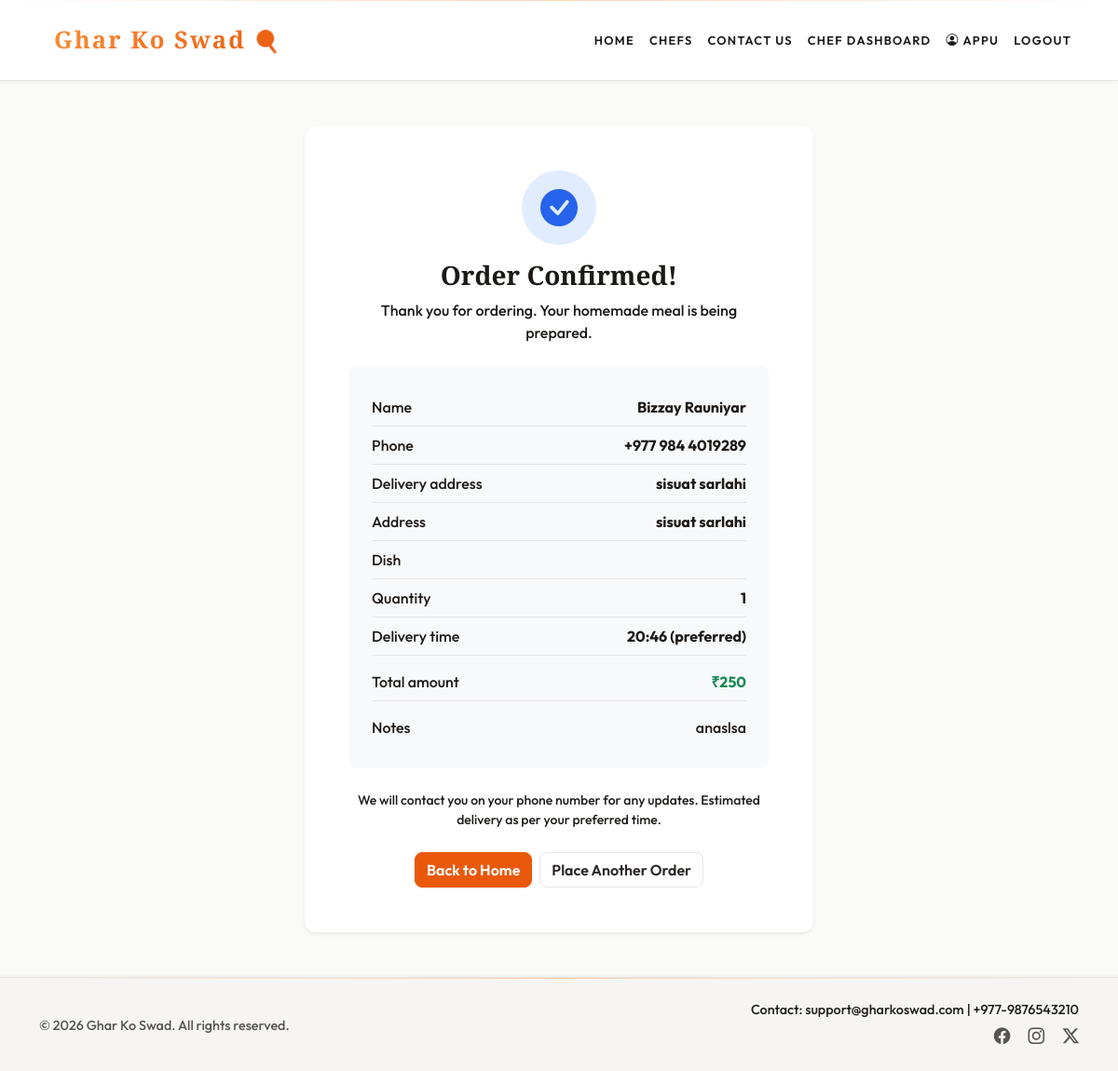
Page /order/confirmation/5/ (signed in) on the committed database.
### core/models.py (models this page shows, shortened)
class CustomUser(AbstractUser):
    USER_TYPE_CHOICES = (
        ('customer', 'Customer'),
        ('chef', 'Chef'),
    )
    username = None
    email = models.EmailField(unique=True)
    phone = models.CharField(max_length=15, blank=True)
    address = models.TextField(blank=True)
    user_type = models.CharField(max_length=10, choices=USER_TYPE_CHOICES, default='customer')
    speciality = models.CharField(max_length=200, blank=True, null=True)
    USERNAME_FIELD = 'email'
    REQUIRED_FIELDS = []
    objects = CustomUserManager()

class Order(models.Model):
    DISH_CHOICES = [
        ('thali', 'Homemade Thali'),
        ('momo', 'Steamed Momo Platter'),
        ('biryani', 'Veg Biryani'),
        ('soup', 'Comfort Veg Soup'),
    ]
    STATUS_CHOICES = [
        ('pending', 'Pending'),
        ('confirmed', 'Confirmed'),
        ('preparing', 'Preparing'),
        ('delivered', 'Delivered'),
        ('cancelled', 'Cancelled'),
    ]
    chef = models.ForeignKey(settings.AUTH_USER_MODEL, on_delete=models.CASCADE, related_name='orders_received', null=True, blank=True)
    customer = models.ForeignKey(settings.AUTH_USER_MODEL, on_delete=models.SET_NULL, null=True, blank=True, related_name='orders_placed')
    food_item = models.ForeignKey(FoodItem, on_delete=models.SET_NULL, null=True, blank=True, related_name='orders')
    name = models.CharField(max_length=200)
    phone = models.CharField(max_length=20)
    address = models.TextField()
    dish = models.CharField(max_length=20, choices=DISH_CHOICES, blank=True)
    quantity = models.PositiveIntegerField(default=1)
    total = models.CharField(max_length=50)
    delivery_time = models.CharField(max_length=100, blank=True)
    notes = models.TextField(blank=True)
    status = models.CharField(max_length=20, choices=STATUS_CHOICES, default='pending')
    created_at = models.DateTimeField(auto_now_add=True)
    class Meta:
        ordering = ['-created_at']

### core/views.py (the view)
# urls.py: path('order/confirmation/<int:order_id>/', views.order_confirmation, name='order_confirmation'),
def order_confirmation(request, order_id):
    order_obj = get_object_or_404(Order.objects.select_related('chef', 'food_item'), id=order_id)
    return render(request, 'core/order_confirmation.html', {'order': order_obj})

### core/context_processors.py (called while the page is built)
def user_profile(request):
    class ProfileRole:
        def __init__(self, role):
            self.role = role
    role = getattr(request.user, 'user_type', None) if request.user.is_authenticated else None
    return {'user_profile': ProfileRole(role) if role else None}

### templates/core/order_confirmation.html (shortened to what this page needs)
{% extends 'base.html' %}
{% load static %}
{% block content %}
<section class="py-5">
    <div class="container">
        <div class="row justify-content-center">
            <div class="col-lg-6">
                <div class="card shadow-sm border-0">
                    <div class="card-body p-4 p-md-5 text-center">
                        <div class="confirmation-icon"><i class="bi bi-check-circle-fill"></i></div>
                        <h1 class="h3 fw-bold mb-2">Order Confirmed!</h1>
                        <p class="text-muted mb-4">Thank you for ordering. Your homemade meal is being prepared.</p>
                        <div class="bg-light rounded-3 p-4 text-start mb-4">
                            <div class="order-summary-row"><span class="text-muted">Name</span><strong>{{ order.name }}</strong></div>
                            <div class="order-summary-row"><span class="text-muted">Phone</span><strong>{{ order.phone }}</strong></div>
                            <div class="order-summary-row"><span class="text-muted">Delivery address</span><strong class="text-end" style="max-width: 60%;">{{ order.address }}</strong></div>
                            {% if order.chef.address %}<div class="order-summary-row"><span class="text-muted">Address</span><strong class="text-end" style="max-width: 60%;">{{ order.chef.address }}</strong></div>{% endif %}
                            <div class="order-summary-row"><span class="text-muted">Dish</span><strong>{% if order.food_item %}{{ order.food_item.name }}{% else %}{{ order.get_dish_display }}{% endif %}</strong></div>
                            <div class="order-summary-row"><span class="text-muted">Quantity</span><strong>{{ order.quantity }}</strong></div>
                            <div class="order-summary-row"><span class="text-muted">Delivery time</span><strong>{{ order.delivery_time }}</strong></div>
                            <div class="order-summary-row pt-2 mt-2"><span>Total amount</span><strong class="text-success">{{ order.total }}</strong></div>
                            {% if order.notes %}<div class="order-summary-row mt-2"><span class="text-muted">Notes</span><span class="text-end" style="max-width: 60%;">{{ order.notes }}</span></div>{% endif %}
                        </div>
                        <p class="small text-muted mb-4">We will contact you on your phone number for any updates. Estimated delivery as per your preferred time.</p>
                        <div class="d-flex flex-column flex-sm-row gap-2 justify-content-center">
                            <a href="{% url 'core:index' %}" class="btn btn-primary">Back to Home</a>
                            <a href="{% url 'core:order' %}" class="btn btn-outline-primary">Place Another Order</a>
                        </div>
                    </div>
                </div>
            </div>
        </div>
    </div>
</section>
{% endblock %}

### templates/base.html (shortened to what this page needs)
{% load static %}
<!DOCTYPE html>
<html lang="en">
<head>
    <link href="https://cdn.jsdelivr.net/npm/bootstrap@5.3.3/dist/css/bootstrap.min.css" rel="stylesheet">
    <link href="https://cdn.jsdelivr.net/npm/bootstrap-icons@1.11.3/font/bootstrap-icons.css" rel="stylesheet">
    <link rel="stylesheet" href="{% static 'premium.css' %}">
</head>
<body>
    <nav class="navbar navbar-expand-lg navbar-dark">
        <div class="container">
            <a class="navbar-brand fw-bold" href="{% url 'core:index' %}">Ghar Ko Swad</a>
            <div class="collapse navbar-collapse" id="navbarSupportedContent">
                <ul class="navbar-nav ms-auto mb-2 mb-lg-0">
                    <li class="nav-item"><a class="nav-link {% if request.resolver_match.url_name == 'index' %}active{% endif %}" href="{% url 'core:index' %}">Home</a></li>
                    <li class="nav-item"><a class="nav-link {% if request.resolver_match.url_name == 'chef_profile' %}active{% endif %}" href="{% url 'core:chef_profile' %}">Chefs</a></li>
                    <li class="nav-item"><a class="nav-link {% if request.resolver_match.url_name == 'contact' %}active{% endif %}" href="{% url 'core:contact' %}">Contact Us</a></li>
                    {% if user.is_authenticated and user_profile and user_profile.role == 'chef' %}
                    <li class="nav-item"><a class="nav-link {% if request.resolver_match.url_name == 'chef_dashboard' %}active{% endif %}" href="{% url 'core:chef_dashboard' %}">Chef Dashboard</a></li>
                    {% endif %}
                    {% if user.is_authenticated %}
                    <li class="nav-item"><span class="nav-link py-2"><i class="bi bi-person-circle me-1"></i>{% firstof user.get_full_name user.first_name user.email %}</span></li>
                    <li class="nav-item"><a class="nav-link" href="{% url 'core:logout' %}">Logout</a></li>
                    {% else %}
                    <li class="nav-item"><a class="nav-link {% if request.resolver_match.url_name == 'login' %}active{% endif %}" href="{% url 'core:login' %}">Login</a></li>
                    {% endif %}
                </ul>
            </div>
        </div>
    </nav>
    {% block content %}{% endblock %}
    <footer class="py-4 mt-auto">
        <div class="container">
            <div class="row gy-3 align-items-center">
                <div class="col-md-6">
                    <small class="text-muted">© <span id="year"></span> Ghar Ko Swad. All rights reserved.</small>
                </div>
                <div class="col-md-6 text-md-end">
                    <small class="d-block">Contact: support@gharkoswad.com | +977-9876543210</small>
                    <div class="mt-1">
                        <a href="#" class="text-muted me-3"><i class="bi bi-facebook"></i></a>
                        <a href="#" class="text-muted me-3"><i class="bi bi-instagram"></i></a>
                        <a href="#" class="text-muted"><i class="bi bi-twitter-x"></i></a>
                    </div>
                </div>
            </div>
        </div>
    </footer>
</body>
</html>

### premium.css (style rules this page uses)
:root { --ink: #292524; --ink-light: #44403C; --gold: #EA580C; --gold-light: #FB923C; --gold-dark: #C2410C; --cream: #FAFAF9; --cream-warm: #F5F3F0; --surface: #FFFFFF; --nav-bg: #FFFFFF; --footer-bg: #F7F5F3; --text: #1C1917; --text-muted: #57534E; --border: #E7E5E4; --success: #0D9488; --danger: #DC2626; --shadow: rgba(41, 37, 36, 0.06); --shadow-hover: rgba(41, 37, 36, 0.1); --radius: 12px; --radius-sm: 8px; }
.navbar { transition: all 0.4s cubic-bezier(0.4, 0, 0.2, 1); padding: 1rem 0; background: var(--nav-bg); border-bottom: 1px solid var(--border); box-shadow: 0 1px 3px var(--shadow); position: relative; }
.navbar::before { content: ""; position: absolute; top: 0; left: 0; right: 0; height: 1px; background: linear-gradient(90deg, transparent, var(--gold-light), transparent); opacity: 0.4; }
.navbar-brand { font-size: 1.6rem; font-weight: 800; letter-spacing: 0.08em; background: linear-gradient(135deg, var(--gold-light), var(--gold)); -webkit-background-clip: text; -webkit-text-fill-color: transparent; background-clip: text; transition: all 0.3s ease; padding: 8px 16px; border-radius: 8px; }
.navbar-brand::after { content: '🍳'; margin-left: 8px; font-size: 1.4rem; }
.navbar-nav .nav-link, .nav-link { position: relative; font-weight: 600; margin: 0 8px; padding: 8px 0 !important; color: var(--text) !important; transition: all 0.3s ease; text-transform: uppercase; font-size: 0.8rem; letter-spacing: 0.1em; }
.navbar-nav .nav-link::before, .nav-link::before { content: ""; position: absolute; bottom: 0; left: 0; width: 0; height: 2px; background: var(--gold); transition: width 0.3s ease; }
footer { background: var(--footer-bg); border-top: 1px solid var(--border); position: relative; box-shadow: 0 -1px 3px var(--shadow); }
footer::before { content: ""; position: absolute; top: 0; left: 0; width: 100%; height: 1px; background: linear-gradient(90deg, transparent, var(--gold-light), transparent); opacity: 0.4; }
footer small { font-size: 0.9rem; color: var(--text-muted); }
footer a { font-size: 1.1rem; transition: all 0.3s ease; color: var(--text); }
body { background: var(--cream); color: var(--text) !important; font-weight: 500; font-family: 'Outfit', sans-serif; }
body:not(.hero-section), body p, body .lead, body small, .card-body, .card-body p, .card-body small, .card-body span, section:not(.hero-section) p, section:not(.hero-section) .lead, section:not(.hero-section) small, section:not(.hero-section) h1, section:not(.hero-section) h2, section:not(.hero-section) h3, section:not(.hero-section) h4, section:not(.hero-section) h5, section:not(.hero-section) h6 { color: var(--text) !important; }
body h1:not(.hero-title), body h2, body h3, body h4, body h5, body h6, .card-title, .card h1, .card h2, .card h3, .card h4, .card h5, .card h6, .section-title, .home-contact h2, .home-contact h3 { color: var(--text) !important; }
.text-muted { color: var(--text-muted) !important; }
small.text-muted, .text-muted { color: var(--text-muted) !important; }
.navbar-brand, .hero-title, .section-title, h1, h2, .card h1, .home-contact h2, .home-contact h3 { font-family: 'Cormorant Garamond', serif; }
.card { border-radius: var(--radius); transition: transform 0.3s cubic-bezier(0.4, 0, 0.2, 1), box-shadow 0.3s ease; overflow: hidden; position: relative; border: 1px solid var(--border); background: var(--surface); box-shadow: 0 1px 2px var(--shadow); }
.card-title, .card h1, .card h2 { color: var(--text); font-weight: 700; }
.card::before { content: ""; position: absolute; top: 0; left: -100%; width: 100%; height: 100%; background: linear-gradient(90deg, transparent, rgba(234, 88, 12, 0.06), transparent); transition: left 0.5s ease; z-index: 1; pointer-events: none; }
.btn-primary { background: var(--gold); border: 1px solid var(--gold); color: #FFFFFF; box-shadow: 0 1px 3px var(--shadow); border-radius: var(--radius-sm); font-weight: 600; transition: all 0.25s ease; }
.btn-outline-primary { color: var(--ink); border: 1px solid var(--border); background: transparent; border-radius: var(--radius-sm); font-weight: 600; }
a:not(.nav-link):not(.btn) { color: var(--gold-dark); transition: all 0.3s ease; }

### rows in the picture
CustomUser: first_name+last_name "APPU"
Order: name "Bizzay Rauniyar", phone "+977 984 4019289", address "sisuat sarlahi", chef.address "sisuat sarlahi", quantity "1", delivery_time "20:46 (preferred)", total "₹250", notes "anaslsa"
